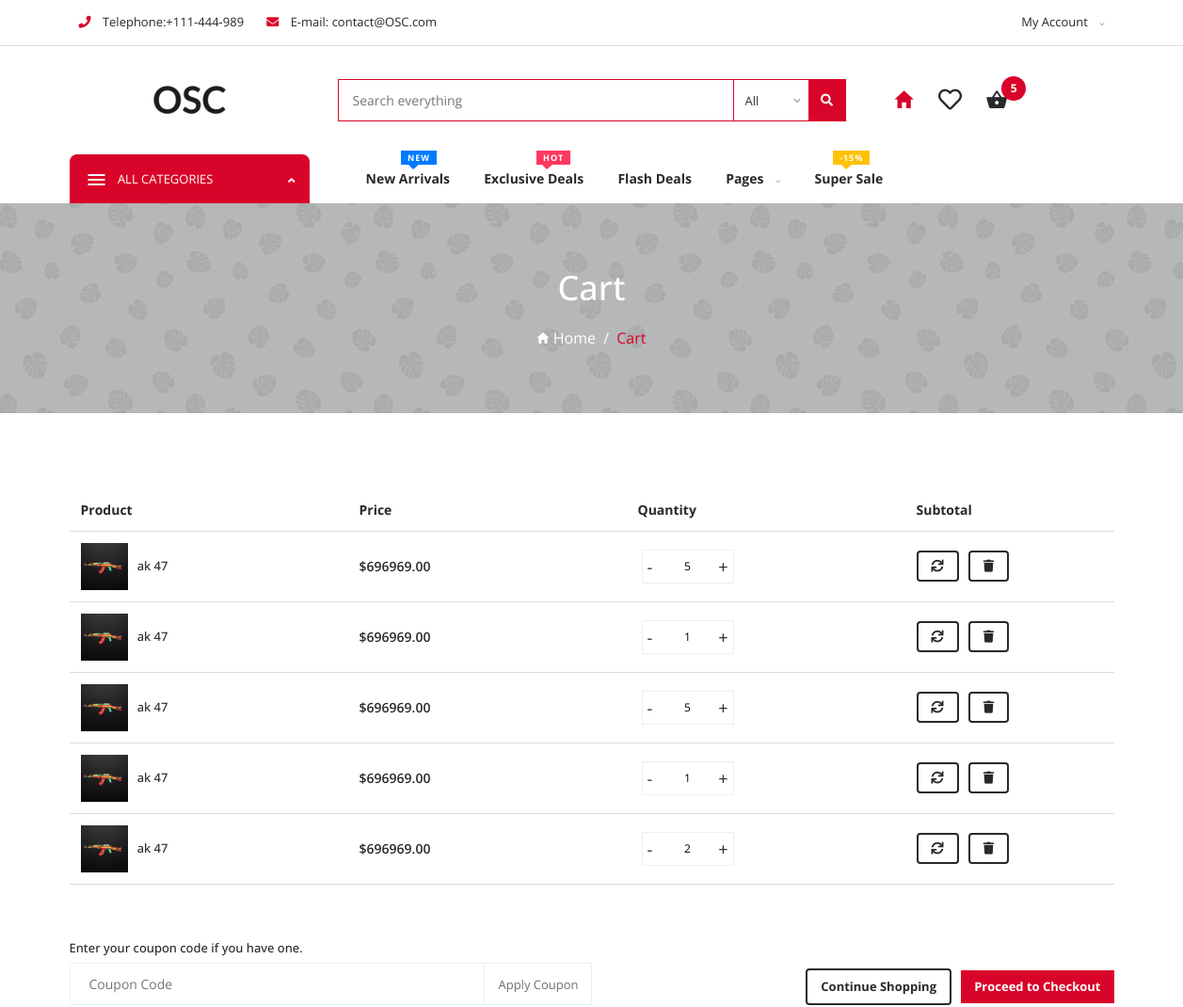
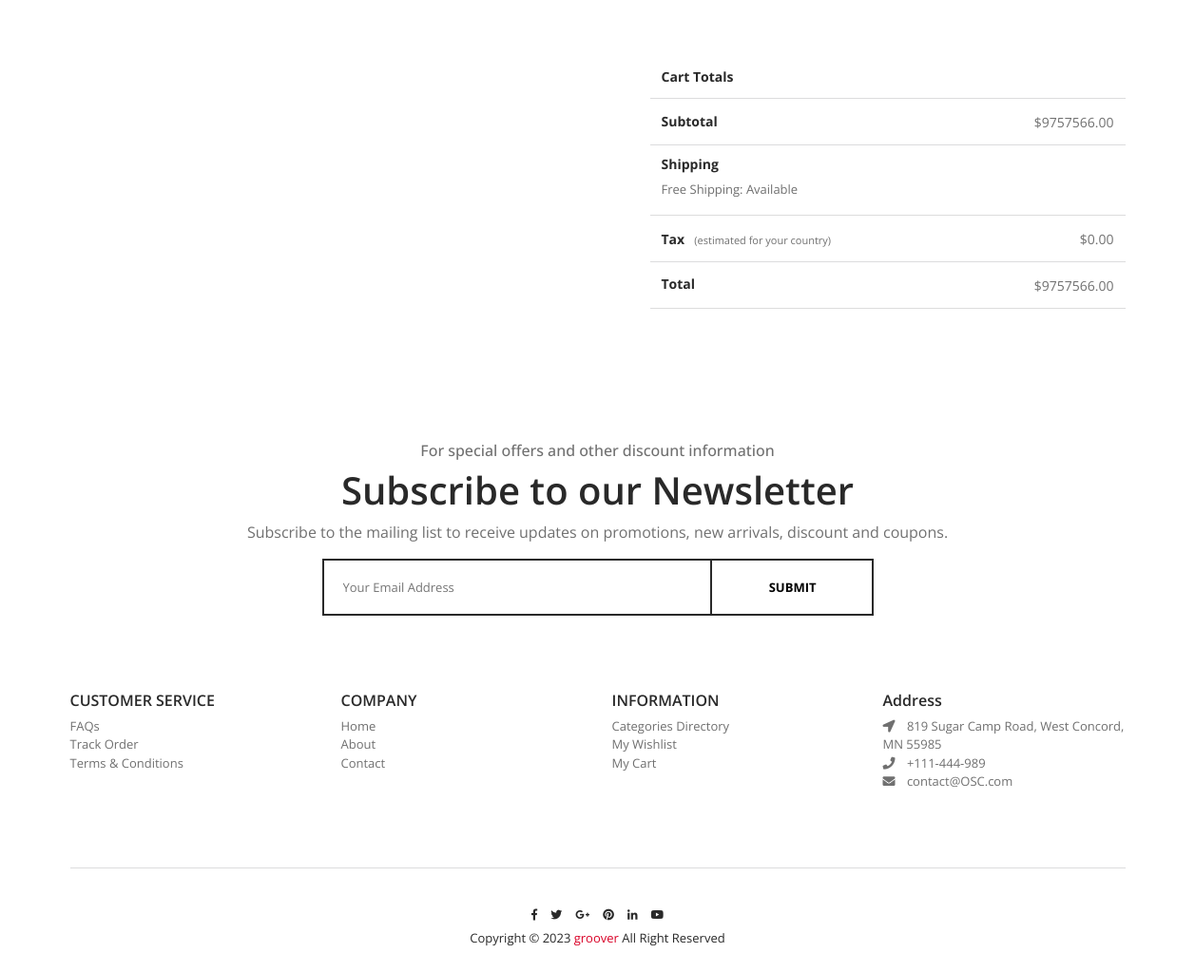
The page /cart.php (signed in) on the database its author committed (2 pictures, top to bottom).
### tables this page shows
CREATE TABLE `cart_items` (
  `cart_id` int(10) NOT NULL,
  `customer_id` int(10) NOT NULL,
  `product_id` int(10) NOT NULL,
  `product_price` decimal(65,2) NOT NULL,
  `cart_quantity` int(10) NOT NULL,
  `cart_total` decimal(65,2) NOT NULL
);

CREATE TABLE `products` (
  `product_id` int(7) NOT NULL,
  `product_name` varchar(100) NOT NULL,
  `product_description` varchar(255) NOT NULL,
  `product_category` varchar(50) NOT NULL,
  `product_rating` decimal(3,2) NOT NULL,
  `product_review_count` int(10) NOT NULL,
  `product_price` decimal(65,2) NOT NULL,
  `product_stock` int(10) NOT NULL,
  `product_video` varchar(255) NOT NULL,
  `product_image` varchar(255) NOT NULL
);

### cart.php (the view, shortened to what this page needs)
<?php
include "include/dbconfig.php";
if (isset($_SESSION["user"])) {
?>
    <!DOCTYPE html>
    <html lang="en">
    <?php
    include "include/head.php";
    ?>
    <body>
        <div id="app">
            <?php include "include/navbar.php" ?>
            <div class="page-style-a">
                <div class="container">
                    <div class="page-intro">
                        <h2>Cart</h2>
                        <ul class="bread-crumb">
                            <li class="has-separator">
                                <i class="ion ion-md-home"></i>
                                <a href="index.php">Home</a>
                            </li>
                            <li class="is-marked">
                                <a href="cart.php">Cart</a>
                            </li>
                        </ul>
                    </div>
                </div>
            </div>
            <div class="page-cart u-s-p-t-80">
                <div class="container">
                    <div class="row">
                        <div class="col-lg-12">
                            <div class="table-wrapper u-s-m-b-60">
                                <table>
                                    <thead>
                                        <tr class="x4grid">
                                            <th>Product</th>
                                            <th>Price</th>
                                            <th>Quantity</th>
                                            <th>Subtotal</th>
                                        </tr>
                                    </thead>
                                    <tbody>
                                        <?php
                                        $select_cart_items = mysqli_query(
                                            $connect,
                                            "SELECT cart_items.cart_id,cart_items.product_id,products.product_image,products.product_name,products.product_price,cart_items.cart_quantity,cart_items.cart_total
                                            FROM `cart_items`
                                            INNER JOIN `products`
                                            ON cart_items.product_id = products.product_id AND cart_items.customer_id = '{$_SESSION["user_id"]}';"
                                        );
                                        $cart_total_sum = mysqli_fetch_assoc(mysqli_query($connect, "SELECT SUM(cart_total) AS sum FROM `cart_items` WHERE `customer_id` = {$_SESSION["user_id"]}"));
                                        if (mysqli_num_rows($select_cart_items) > 0) {
                                            while ($cart_item = mysqli_fetch_assoc($select_cart_items)) { ?>
                                                <tr class="x4grid">
                                                    <td>
                                                        <div class="cart-anchor-image">
                                                            <a href="product.php?product_id=<?php echo $cart_item["product_id"] ?>">
                                                                <img src="uploads/products/<?php echo $cart_item["product_image"] ?>" alt="Product" />
                                                                <h6><?php echo $cart_item["product_name"] ?></h6>
                                                            </a>
                                                        </div>
                                                    </td>
                                                    <td>
                                                        <div class="cart-price">$<?php echo $cart_item["product_price"] ?></div>
                                                    </td>
                                                    <form action="cartUpdate.php" method="post">
                                                        <td>
                                                            <div class="cart-quantity">
                                                                <div class="quantity">
                                                                    <input type="text" name="cart_quantity" class="quantity-text-field" value="<?php echo $cart_item["cart_quantity"] ?>" readonly />
                                                                    <a class="plus-a" data-max="100">&#43;</a>
                                                                    <a class="minus-a" data-min="1">&#45;</a>
                                                                </div>
                                                            </div>
                                                        </td>
                                                        <td>
                                                            <div class="action-wrapper">
                                                                <button type="submit" name="submit" class="button button-outline-secondary fas fa-sync"></button>
                                                                <a href="cartDelete.php?cart_id=<?php echo $cart_item["cart_id"] ?>" class="button button-outline-secondary fas fa-trash"></a>
                                                            </div>
                                                        </td>
                                                    </form>
                                                </tr>
                                        <?php
                                            }
                                        } else {
                                            location("cartEmpty.php");
                                        } ?>
                                    </tbody>
                                </table>
                            </div>
                            <div class="coupon-continue-checkout u-s-m-b-60">
                                <div class="coupon-area">
                                    <h6>Enter your coupon code if you have one.</h6>
                                    <div class="coupon-field">
                                        <input id="coupon-code" type="text" class="text-field" placeholder="Coupon Code" />
                                        <button type="button" onclick="alert('Cupon Invalid')" class="button">Apply Coupon</button>
                                    </div>
                                </div>
                                <div class="button-area">
                                    <a href="shop.php" class="continue">Continue Shopping</a>
                                    <a href="checkout.php" class="checkout">Proceed to Checkout</a>
                                </div>
                            </div>
                            <div class="calculation u-s-m-b-60">
                                <div class="table-wrapper-2">
                                    <table>
                                        <thead>
                                            <tr>
                                                <th colspan="2">Cart Totals</th>
                                            </tr>
                                        </thead>
                                        <tbody>
                                            <tr>
                                                <td>
                                                    <h3 class="calc-h3 u-s-m-b-0">Subtotal</h3>
                                                </td>
                                                <td>
                                                    <span class="calc-text">$<?php echo $cart_total_sum["sum"] ?></span>
                                                </td>
                                            </tr>
                                            <tr>
                                                <td>
                                                    <h3 class="calc-h3 u-s-m-b-8">Shipping</h3>
                                                    <div class="calc-choice-text u-s-m-b-4">
                                                        Free Shipping: Available
                                                    </div>
                                                </td>
                                                <td></td>
                                            </tr>
                                            <tr>
                                                <td>
                                                    <h3 class="calc-h3 u-s-m-b-0" id="tax-heading">
                                                        Tax
                                                    </h3>
                                                    <span> (estimated for your country)</span>
                                                </td>
                                                <td>
                                                    <span class="calc-text">$0.00</span>
                                                </td>
                                            </tr>
                                            <tr>
                                                <td>
                                                    <h3 class="calc-h3 u-s-m-b-0">Total</h3>
                                                </td>
                                                <td>
                                                    <span class="calc-text">$<?php echo $cart_total_sum["sum"] ?></span>
                                                </td>
                                            </tr>
                                        </tbody>
                                    </table>
                                </div>
                            </div>
                        </div>
                    </div>
                </div>
            </div>
            <?php include "include/footer.php"; ?>
        </div>
    </body>
    </html>
<?php
} else {
    alert("No User Logged-in");
    location("account.php");
} ?>

### include/css/utility.css (style rules this page uses)
.u-s-m-b-0 { margin-bottom: 0; }
.u-s-m-b-4 { margin-bottom: 4px; }
.u-s-m-b-8 { margin-bottom: 8px; }
.u-s-m-b-60 { margin-bottom: 60px; }
.u-s-p-t-80 { padding-top: 80px; }

### rows shown on the page
cart_items: product.product_image (picture), product.product_name "ak 47", product.product_price "696969.00", cart_quantity "5"
cart_items: product.product_image (picture), product.product_name "ak 47", product.product_price "696969.00", cart_quantity "1"
cart_items: product.product_image (picture), product.product_name "ak 47", product.product_price "696969.00", cart_quantity "5"
cart_items: product.product_image (picture), product.product_name "ak 47", product.product_price "696969.00", cart_quantity "1"
cart_items: product.product_image (picture), product.product_name "ak 47", product.product_price "696969.00", cart_quantity "2"

### other values the page prints
$cart_number "5"
$cart_total_sum["sum"] "9757566.00"
